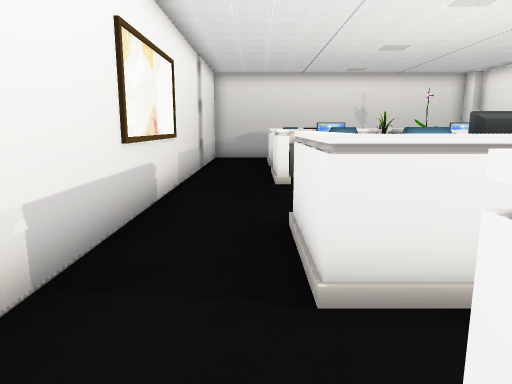
[1] (above)

24 first-person views from a walk through a 3-D level made in the Unity game engine. The camera is 1.5 m above the floor, tilts 10° down and sees 70° across. The floor is counted in squares, 1 m on a side. Each view is taken from the middle of a square. On the plan, view 1 faces up. The plan holds only what a view shows up to about 16 squares ahead; the rest is blank. The player character is not drawn. Door leaves are left out, so doorways stand open. Some surface patterns are stand-ins.

[2]
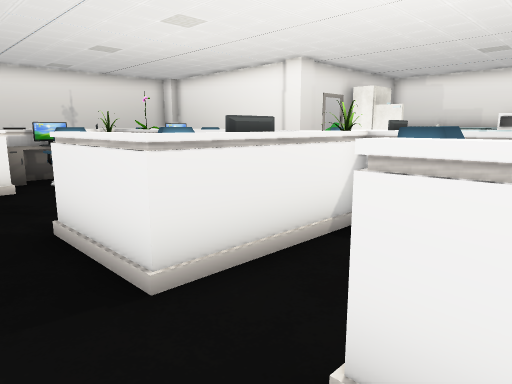

[3]
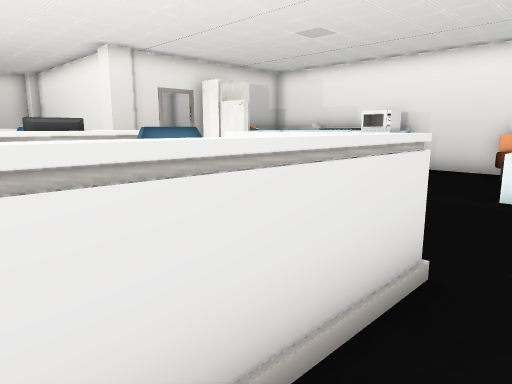

[4]
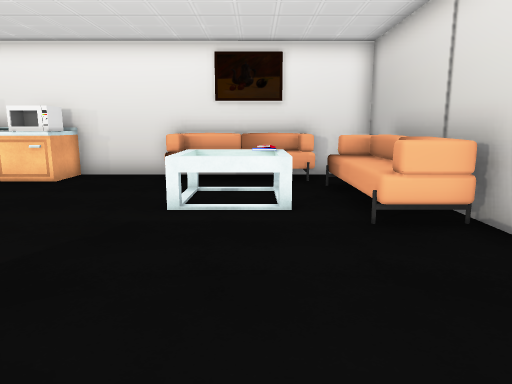

[5]
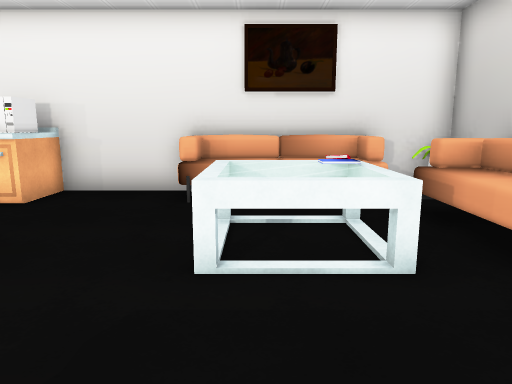

[6]
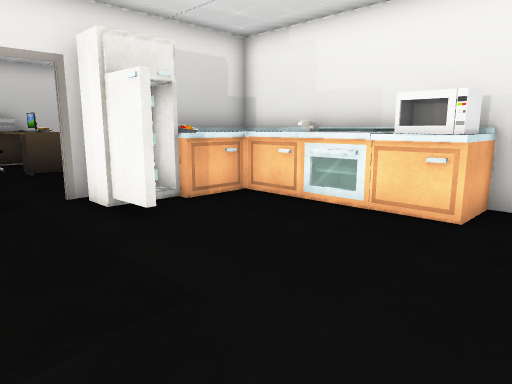

[7]
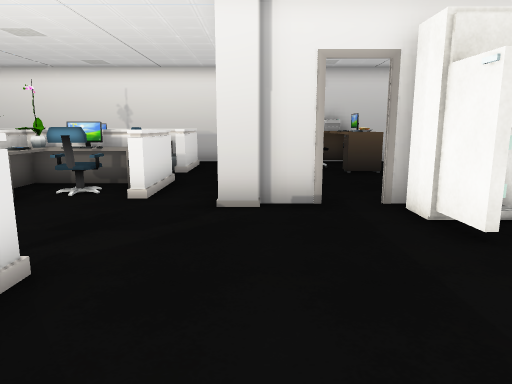

[8]
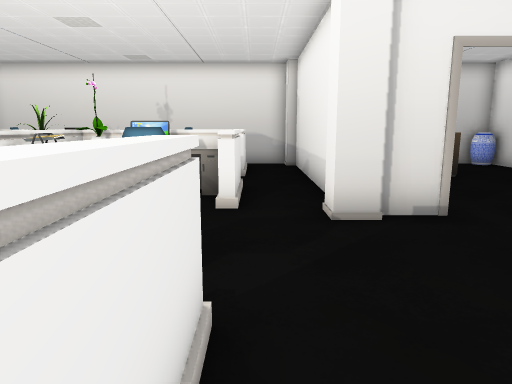

[9]
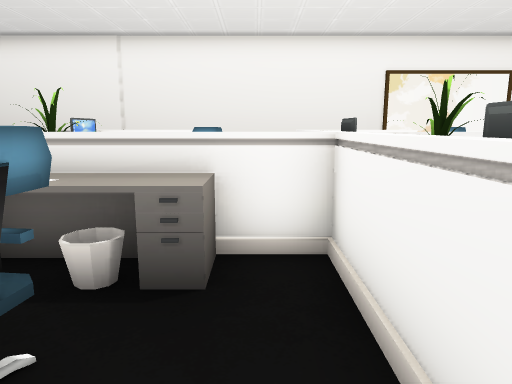

[10]
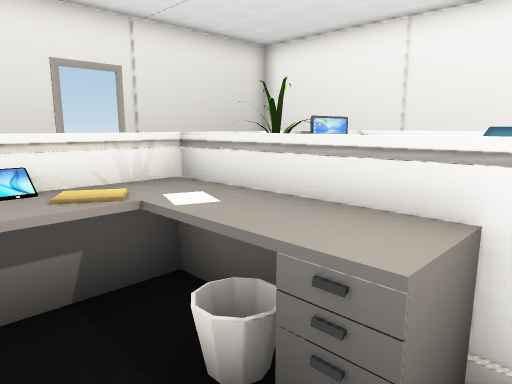

[11]
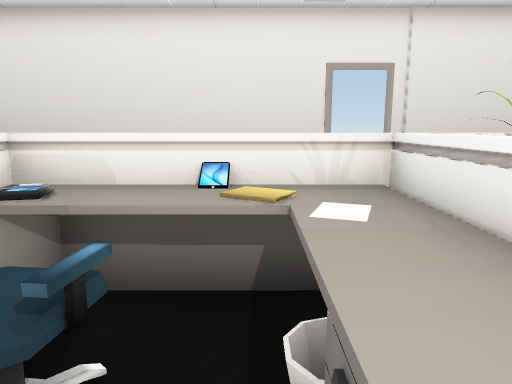

[12]
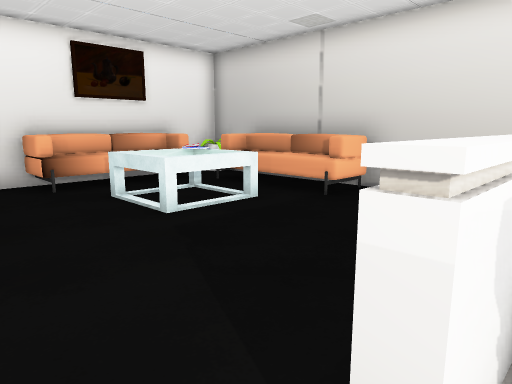

[13]
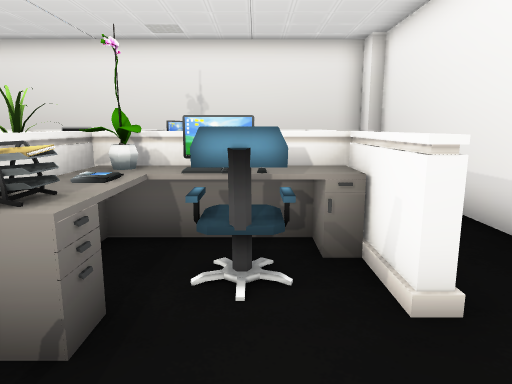

[14]
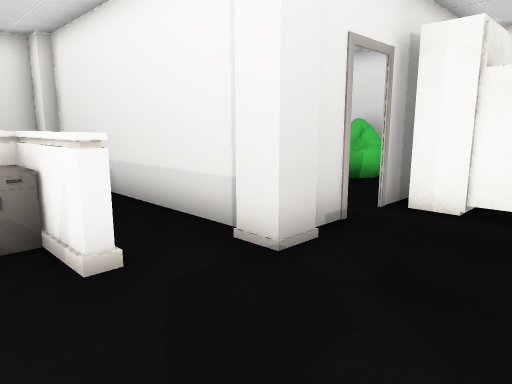

[15]
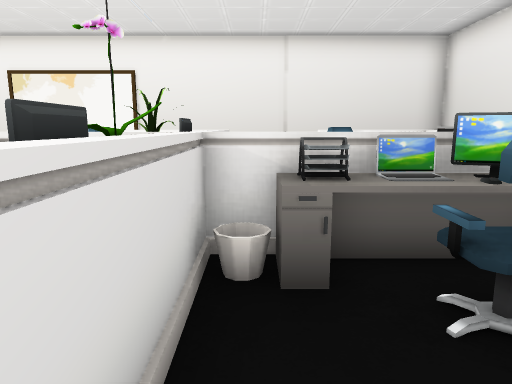

[16]
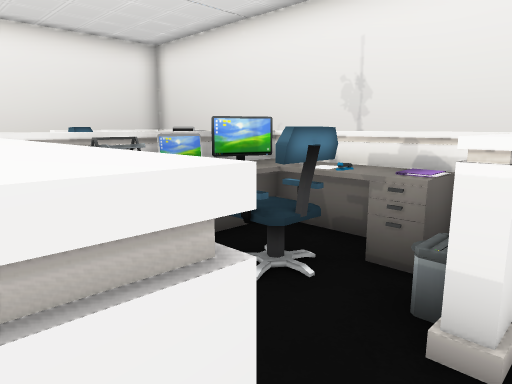

[17]
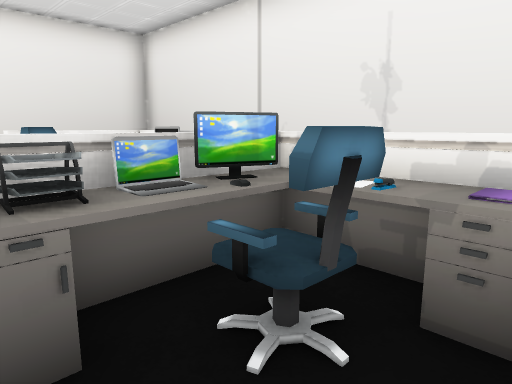

[18]
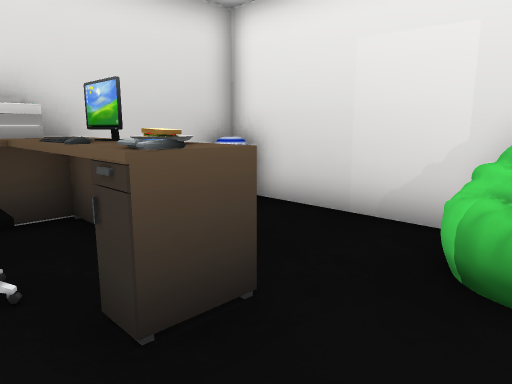

[19]
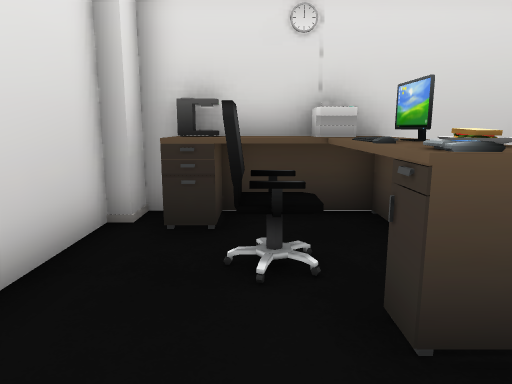

[20]
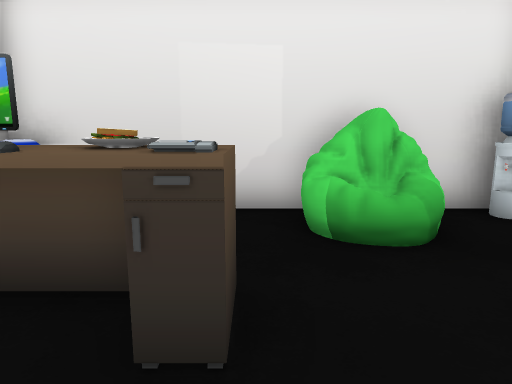

[21]
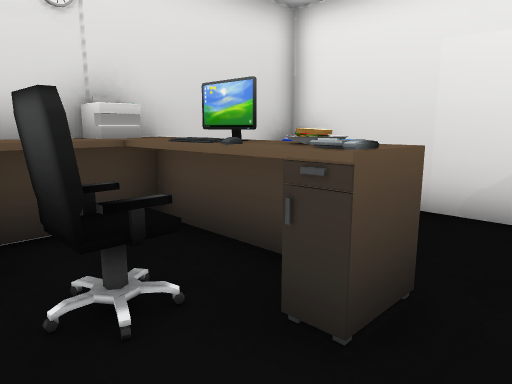

[22]
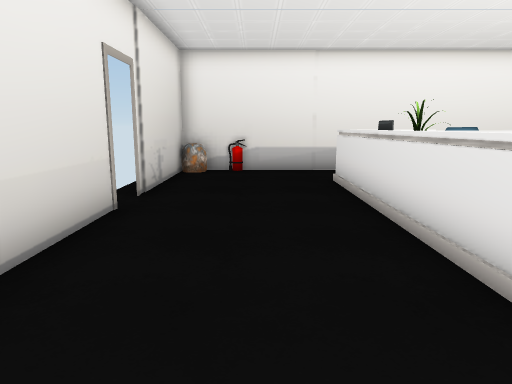

[23]
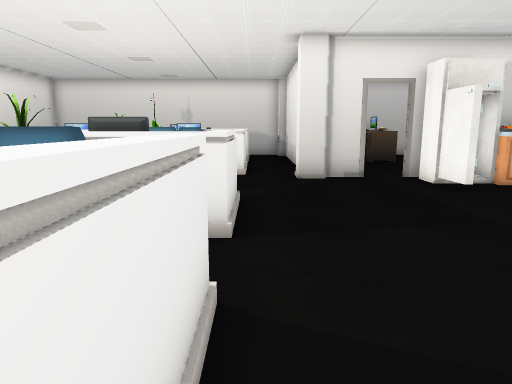

[24]
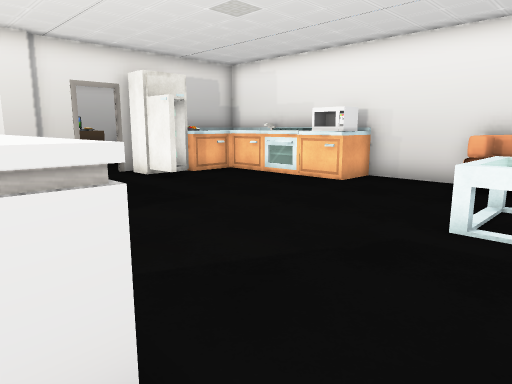

### Floor plan
Key: @ floor where view 1 was taken; # wall or solid block; . floor; D open door; = window, fence, low wall or low ledge; ^ raised ledge; O other object.
Columns run from 2 left of view 1 to 19 right of it. Each row starts with its distance up from view 1.
 19 ######################
 18 #           OO#^OO  O#
 17 #  ^^  ^^^=  #^^^^   #
 16 #  ^OO OOOO  #.OOO   #
 15 #  #O  OOOO. #.OOO.. #
 14 #      O#... #..O^...#
 13 #      O.... #. ...OO#
 12 #  =OOOOOO^..# ....OO#
 11 #  =OOOOOO^..#   ..OO#
 10 #  #O ^OOO#..#      O#
  9 #  .. ^#....OO#.##O#O#
  8 #...   = .......#O OO#
  7 #...   = .......O..OO#
  6 #...     ..........OO#
  5 #..=OO ^ O#........OO#
  4 #..^ O O^O ........OO#
  3 #..=##=#=#=........OO#
  2 #......=.............#
  1 # .#OO^^^OO..........#
  0 #.@=O ^OOO#..........#
 -1 #  ^OOO^O^O.....OOOOO#
 -2 #  ^^^^^=^=.....OOOOO#
 -3 #      . .......OOOOO#
 -4 #        .......OOOOO#
 -5 O        ..... OOOOOO#
 -6 OO       ..... OOOO O#
 -7 #####DD###############

Positions as (right, up) in squares from view 1, and headings:
1: (0, 0), facing up
2: (-1, 0), facing up-right
3: (5, -3), facing up-right
4: (7, -3), facing right
5: (10, -2), facing right
6: (11, 1), facing up-right
7: (11, 2), facing up
8: (9, 3), facing up
9: (9, 2), facing left
10: (7, 2), facing down-left
11: (6, 2), facing down
12: (8, 2), facing down-right
13: (7, 7), facing up
14: (7, 6), facing up-right
15: (9, 13), facing left
16: (9, 12), facing up-left
17: (8, 13), facing up-left
18: (13, 12), facing up-right
19: (13, 12), facing up
20: (12, 14), facing right
21: (12, 13), facing up-right
22: (11, -4), facing left
23: (9, -2), facing up
24: (8, -3), facing up-right
